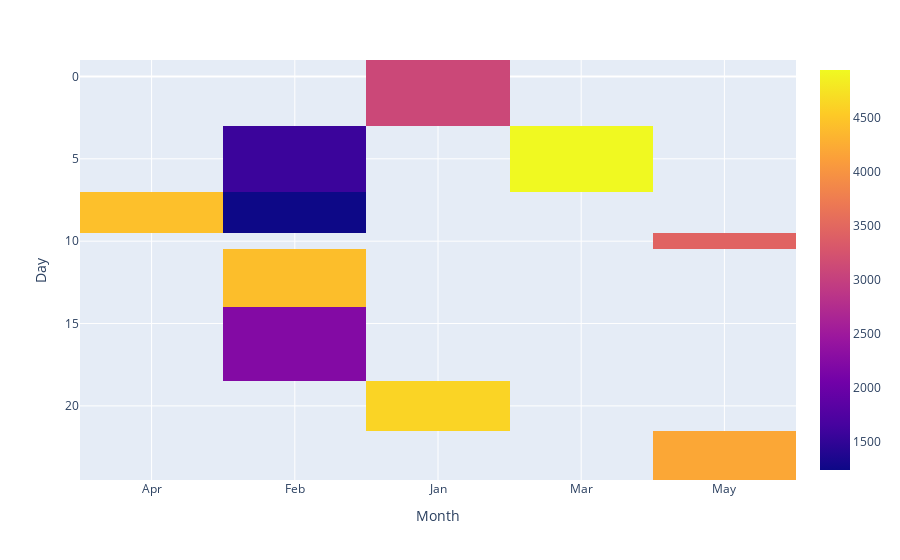

Notebook cell for this chart:
### Code cell
heatmap_data = df7.pivot(index='Day', columns='Month', values='Sales')

fig = px.imshow(heatmap_data,  x=heatmap_data.columns, y=heatmap_data.index,)


fig.show()

### Figure 1 — Plotly figure (JSON) as saved in the notebook; plotly's stock layout.template omitted (floating-point values rounded to 4 significant figures)
{"data": [{"coloraxis": "coloraxis", "hovertemplate": "Month: %{x}<br>Day: %{y}<br>color: %{z}<extra></extra>", "name": "0", "type": "heatmap", "x": ["Apr", "Feb", "Jan", "Mar", "May"], "xaxis": "x", "y": [1, 5, 9, 10, 11, 17, 20, 23], "yaxis": "y", "z": [[null, null, 3102, null, null], [null, 1574, null, 4940, null], [4435, 1239, null, null, null], [null, null, null, null, 3443], [null, 4416, null, null, null], [null, 2224, null, null, null], [null, null, 4617, null, null], [null, null, null, null, 4194]]}], "layout": {"coloraxis": {"colorscale": [[0, "#0d0887"], [0.1111, "#46039f"], [0.2222, "#7201a8"], [0.3333, "#9c179e"], [0.4444, "#bd3786"], [0.5556, "#d8576b"], [0.6667, "#ed7953"], [0.7778, "#fb9f3a"], [0.8889, "#fdca26"], [1, "#f0f921"]]}, "margin": {"t": 60}, "xaxis": {"anchor": "y", "constrain": "domain", "domain": [0, 1], "scaleanchor": "y", "title": {"text": "Month"}}, "yaxis": {"anchor": "x", "autorange": "reversed", "constrain": "domain", "domain": [0, 1], "title": {"text": "Day"}}}}
